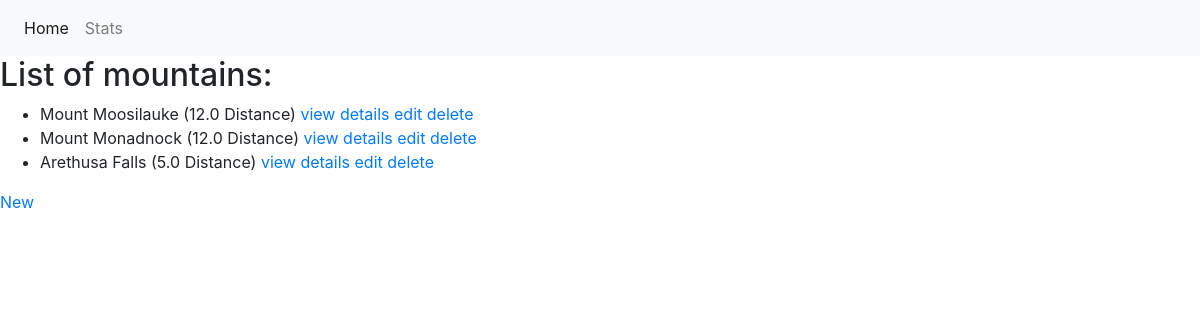
The page /hiking/ on the database as committed earlier.
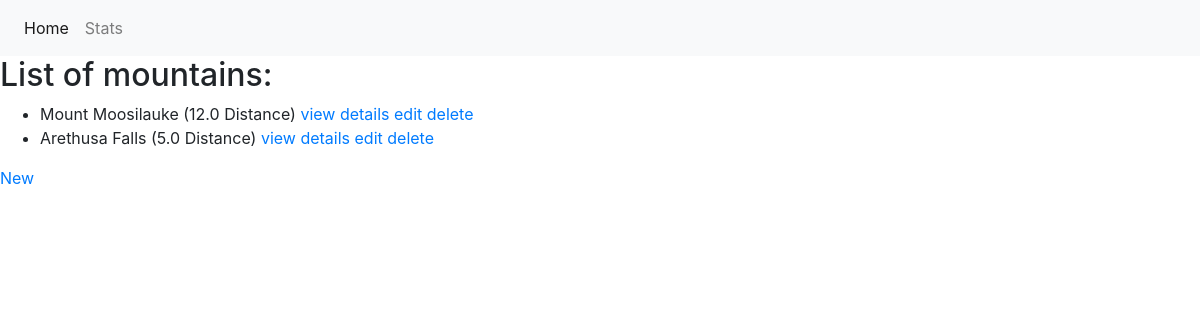
The same page on the database as committed later.
### hiking/models.py (models this page shows, shortened)
class Hiking (models.Model):
    name = models.CharField(max_length = 100)
    distance = models.FloatField()
    elevation = models.IntegerField()
    time = models.FloatField()
    date = models.DateField(default=datetime.date.today)
    group_size = models.IntegerField()
    state = models.CharField(max_length = 20)

### hiking/views.py (the view)
# urls.py: path('', views.hike_list, name='hike_list'),
def hike_list(request, template_name='hiking/templates/hiking_list.html'):
    hike = Hiking.objects.all()
    data = {}
    data['object_list'] = hike
    return render(request, template_name, data)

### hiking/templates/hiking_list.html
{% extends "base.html" %}
{% block content %}
    <h2>List of mountains:</h2>
    <ul>
        {% for hike in object_list %}
        <li>{{ hike.name }}  ({{ hike.distance }} Distance)
            <a href="{% url 'hike_view' hike.id %}">view details</a>
            <a href="{% url 'hike_edit' hike.id %}">edit</a>
            <a href="{% url 'hike_delete' hike.id %}">delete</a>
        </li>
        {% endfor %}
    </ul>
    <a href="{% url 'hike_new' %}">New</a>
{% endblock %}

Rows that differ between the two databases and show on the page:
removed Hiking: name "Mount Monadnock", distance "12.0"
